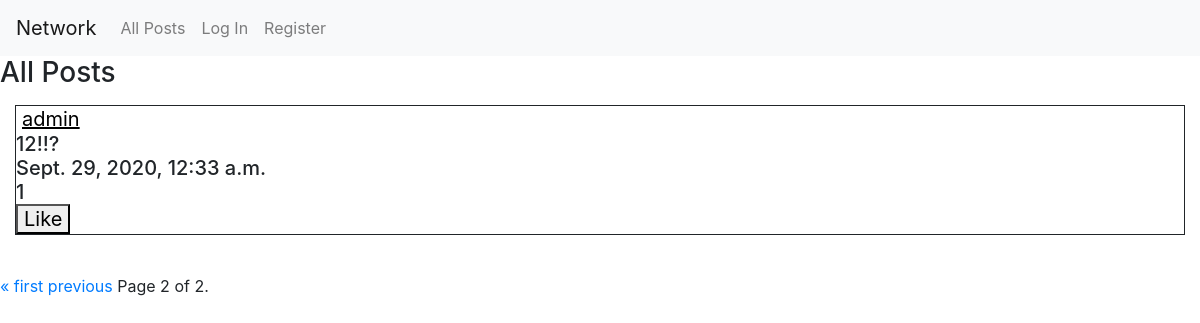
Page /?page=2 on the earlier database version.
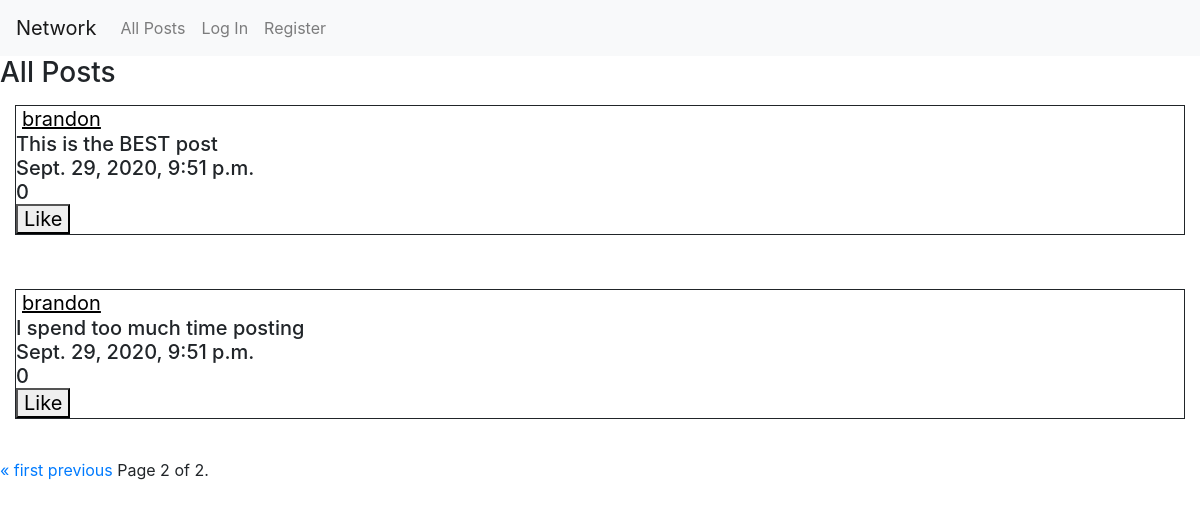
Same page on the later database version.
### network/models.py (models this page shows, shortened)
class Post(models.Model):
    user = models.ForeignKey("User", on_delete=models.CASCADE, related_name="posts")
    content = models.TextField(blank=True)
    timestamp = models.DateTimeField(auto_now_add=True)
    likes = models.IntegerField()

class User(AbstractUser):
    pass

### network/views.py (the view)
# urls.py: path("", views.index, name="index"),
def index(request):
    all_posts = Post.objects.all().reverse()
    paginator = Paginator(all_posts, 10)
    page_number = request.GET.get('page')
    page_obj = paginator.get_page(page_number)
    return render(request, "network/index.html", {
            "all_posts": all_posts,
            "page_obj": page_obj
        })

### network/templates/network/index.html (shortened to what this page needs)
{% extends "network/layout.html" %}
{% block body %}
<form action="{% url 'new_post' %}" method="post">
    <div id="all-posts-head">
        <h3>All Posts</h3>
        <form action="{% url 'profile' %}" method="GET">
        {% for item in page_obj %}
        <h5 style="border-style: solid;margin: 15px;border-width: thin;">
            <div>
                <input type="submit" name="user" value="{{ item.user }}" style="background:none; border-width:0px; color:black; text-decoration:underline;" />
            </div>
            <div id="post_{{ item.id }}"> {{ item.content }}</div>
            <div>{{ item.timestamp }}</div>
            <div id="numlikes_{{ item.id }}">{{ item.likes }} </div>
            <button type="button" id="{{ item.id }}" onclick='like_post(this.id)'>Like</button><br>
        </h5>
        <br>
        {% endfor %}
        </form>
<div class="pagination">
    <span class="step-links">
        {% if page_obj.has_previous %}
            <a href="?page=1">&laquo; first</a>
            <a href="?page={{ page_obj.previous_page_number }}">previous</a>
        {% endif %}
        <span class="current">
            Page {{ page_obj.number }} of {{ page_obj.paginator.num_pages }}.
        </span>
    </span>
</div>
        </div>
{% endblock %}

### network/templates/network/layout.html (shortened to what this page needs)
{% load static %}
<!DOCTYPE html>
<html lang="en">
    <head>
        <link rel="stylesheet" href="https://stackpath.bootstrapcdn.com/bootstrap/4.4.1/css/bootstrap.min.css">
        <link href="{% static 'network/styles.css' %}" rel="stylesheet">
    </head>
    <body>
        <nav class="navbar navbar-expand-lg navbar-light bg-light">
            <a class="navbar-brand" href="#">Network</a>
            <div>
              <ul class="navbar-nav mr-auto">
                <li class="nav-item">
                  <a class="nav-link" href="{% url 'index' %}" id="all-posts">All Posts</a>
                </li>
                {% if user.is_authenticated %}
                    <li class="nav-item">
                        <a class="nav-link" href="{% url 'following' %}"" id='following'>Following</a>
                    </li>
                    <li class="nav-item">
                        <a class="nav-link" href="{% url 'logout' %}">Log Out</a>
                    </li>
                {% else %}
                    <li class="nav-item">
                        <a class="nav-link" href="{% url 'login' %}">Log In</a>
                    </li>
                    <li class="nav-item">
                        <a class="nav-link" href="{% url 'register' %}">Register</a>
                    </li>
                {% endif %}
              </ul>
            </div>
          </nav>
        <div class="body">
            {% block body %}
            {% endblock %}
        </div>
    </body>
</html>

Differences in the rows shown:
removed Post: user "admin", content "12!!?", timestamp "Sept. 29, 2020, 12:33 a.m.", likes "1"
added Post: user "brandon", content "This is the BEST post", timestamp "Sept. 29, 2020, 9:51 p.m.", likes "0"
added Post: user "brandon", content "I spend too much time posting", timestamp "Sept. 29, 2020, 9:51 p.m.", likes "0"
